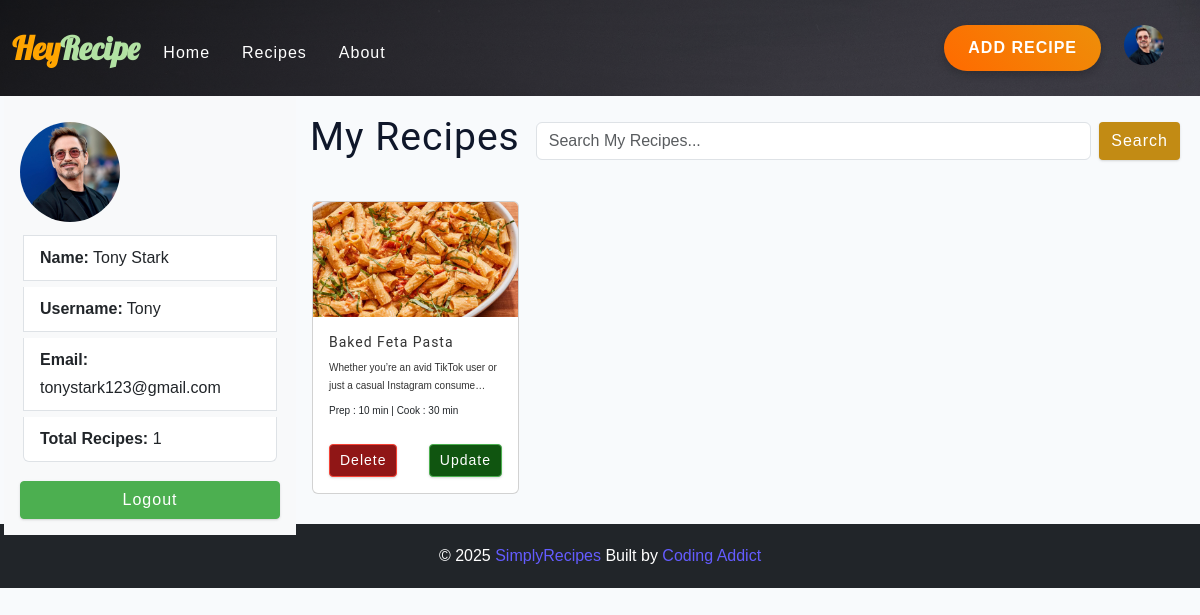
Page /profile/ (signed in) on the committed database.
### Base_app/models.py (models this page shows, shortened)
class UserProfile(models.Model):
    user = models.OneToOneField(User, on_delete=models.CASCADE)
    profile_image = models.ImageField(upload_to='profile_images/', blank=True, null=True)

class Recipe(models.Model):
    user = models.ForeignKey(User, on_delete=models.SET_NULL, null=True, blank=True)
    Recipe_name = models.CharField(max_length=100)
    Recipe_description = models.TextField()
    Recipe_ingridients = models.TextField(default='Not specified')
    Recipe_steps = models.TextField(default='Not specified')
    Recipe_prep_time = models.CharField(max_length=10)
    Recipe_cook_time = models.CharField(max_length=10, default='00:00')
    Recipe_yt_url = models.URLField(blank=True)
    Recipe_image = models.ImageField(upload_to='recipe_images/', blank=False)

### Base_app/views.py (the view)
# urls.py: path('profile/',ProfileView,name='Profile'),
@login_required
def ProfileView(request):
    user = request.user
    search_query = request.GET.get('search', '')
    recipes = Recipe.objects.filter(User=user, Recipe_name__icontains=search_query) if search_query else Recipe.objects.filter(user=user)
    return render(request, "profile.html", {'recipes': recipes})

### Templates/profile.html (shortened to what this page needs)
{% extends "base.html" %}
{% block main %}
<div class="container-fluid">
  <div class="row">
    <div class="col-md-3 px-1 alert-warning position-fixed d-none d-md-block" id="sticky-sidebar">
      <div class="nav flex-column flex-nowrap vh-50 overflow-auto text-white p-3 bg-light" id="sidebar">
        <ul class="list-group" style="margin-top:10px;">
          <img src="{% if request.user.userprofile.profile_image %}
              {{ MEDIA_URL }}{{ request.user.userprofile.profile_image }}
              {% else %}/static/img/user.png
              {% endif %}" alt="User Profile" class="rounded-circle" style="width: 100px; height: 100px; margin-bottom: 10px;">
          <li class="list-group-item border-10" style="margin: 3px;">
            <strong>Name:</strong> {{ request.user.first_name }} {{ request.user.last_name }}
          </li>
          <li class="list-group-item border-10" style="margin: 3px;">
            <strong>Username:</strong> {{ request.user.username }}
          </li>
          <li class="list-group-item border-10" style="margin: 3px;">
            <strong>Email:</strong> {{ request.user.email }}
          </li>
          <li class="list-group-item border-10" style="margin: 3px;">
            <strong>Total Recipes:</strong> {{ recipes.count }}
          </li>
        </ul>
        <a href="/logout/" class="btn btn-success w-100 mt-3">Logout</a>
      </div>
    </div>
  </div>
</div>
    <div class="col-md-9 offset-md-3 col-12" id="main">
      <div class="d-flex justify-content-between align-items-center mt-3">
        <h2 class="text-center text-md-start mb-2" style="margin-left: 10px;">My Recipes</h2>
        <form class="d-flex flex-grow-1 ms-3">
          <input type="text" class="form-control me-2 flex-grow-1" name="search" placeholder="Search My Recipes...">
          <button type="submit" class="btn btn-primary" style="background-color: #c28b14; border: none; margin-right: 20px;">Search</button>
        </form>
      </div>
      <section class="recipes-container" style="margin-top: 30px; margin-bottom: 30px;">
        <div class="container">
          <div class="row g-3">
            {% for i in recipes %}
            <div class="col-12 col-sm-6 col-md-4 col-lg-3">
              <div class="card">
                <img src="/media/{{i.Recipe_image}}" class="card-img-top" alt="{{i.Recipe_name}}" />
                <div class="card-body">
                  <h5 class="card-title" style="font-size: 14px;">{{i.Recipe_name}}</h5>
                  <p class="card-title" style="font-size: 10px;">{{i.Recipe_description|truncatechars:70}}</p>
                  <p class="card-text" style="font-size: 10px;">Prep : {{i.Recipe_prep_time}} | Cook :
                    {{i.Recipe_cook_time}}</p>
                  <div class="d-flex justify-content-between">
                    <button type="button"
                          class="btn btn-danger"
                          style="background-color:rgb(144, 22, 22);"
                          data-bs-toggle="modal"
                          data-bs-target="#confirmDeleteModal{{i.id}}">
                      Delete
                    </button>
                    <a href="/update-recipe/{{i.id}}/" class="btn btn-success"
                      style="background-color:rgb(16, 85, 16);">Update</a>
                  </div>
                </div>
              </div>
            </div>
            {% endfor %}
          </div>
        </div>
      </section>
    </div>
{% endblock main %}

### Templates/base.html (shortened to what this page needs)
<!DOCTYPE html>
<html lang="en">
<head>
    <link href="https://cdn.jsdelivr.net/npm/bootstrap@5.3.3/dist/css/bootstrap.min.css" rel="stylesheet">
    <link href="https://cdn.jsdelivr.net/npm/bootstrap-icons/font/bootstrap-icons.css" rel="stylesheet">
    <link rel="stylesheet" href="/static/css/normalize.css" />
    <link rel="stylesheet" href="https://cdnjs.cloudflare.com/ajax/libs/font-awesome/5.14.0/css/all.min.css" />
    <link rel="stylesheet" href="/static/css/style.css" />
    <link rel="stylesheet" href="/static/css/main.css" />
</head>
<body>
<nav class="navbar navbar-expand-lg navbar-light"
    style="background: rgba(0, 0, 0, 0.5); background-image: linear-gradient(135deg, rgba(0, 0, 0, 0.7), rgba(0, 0, 0, 0.3)), url('/static/img/bg_img9.jpg'); background-size: cover; padding: 1rem 0;">
    <div class="container-fluid">
        <a class="navbar-brand d-flex align-items-center">
            <span
                style="color: orange; white-space: nowrap; font-weight: bold; font-size: 32px; font-family: 'Lobster', cursive;">Hey</span>
            <span
                style="color: rgb(178, 226, 163); white-space: nowrap; font-weight: bold; font-size: 32px; font-family: 'Lobster', cursive;">Recipe</span>
        </a>
        <div class="collapse navbar-collapse" id="navbarNav">
            <ul class="navbar-nav" style="margin-top: 10px;">
                <li class="nav-item">
                    <a href="{% url 'Home' %}" class="nav-link text-center">Home</a>
                </li>
                <li class="nav-item">
                    <a href="{% url 'Recipes' %}" class="nav-link text-center">Recipes</a>
                </li>
                <li class="nav-item">
                    <a href="{% url 'About' %}" class="nav-link text-center">About</a>
                </li>
            </ul>
            <ul class="navbar-nav ms-auto">
                <li class="nav-item d-none d-lg-block">
                    <a href="{% url 'AddRecipe' %}" class="btn btn-primary custom-btn"
                        style="padding: .7rem 1.5rem; color: white; margin-right: 15px;">Add Recipe</a>
                </li>
                <li class="nav-item d-none d-lg-block">
                    <a href="{% url 'Profile' %}" class="nav-link">
                        <img src="{% if request.user.userprofile.profile_image %}
              {{ MEDIA_URL }}{{ request.user.userprofile.profile_image }}
              {% else %}/static/img/user.png
              {% endif %}" alt="User Profile" class="rounded-circle" style="width: 40px; height: 40px;">
                    </a>
                </li>
            </ul>
        </div>
    </div>
</nav>
    {% block main %}
    {% endblock main %}
    <footer class="page-footer bg-dark text-center py-3">
        <p>
            &copy; <span id="date"></span>
            <span class="footer-logo">SimplyRecipes</span> Built by
            <a href="https://www.johnsmilga.com/" target="_blank" rel="noopener noreferrer">Coding Addict</a>
        </p>
    </footer>
</body>
</html>

### Static/css/style.css (style rules this page uses)
html { font-size: 100%; }
:root { --primary-100: #e2e0ff; --primary-200: #c1beff; --primary-300: #a29dff; --primary-400: #837dff; --primary-500: #645cff; --primary-600: #504acc; --primary-700: #3c3799; --primary-800: #282566; --primary-900: #141233; --grey-50: #f8fafc; --grey-100: #f1f5f9; --grey-200: #e2e8f0; --grey-300: #cbd5e1; --grey-400: #94a3b8; --grey-500: #64748b; --grey-600: #475569; --grey-700: #334155; --grey-800: #1e293b; --grey-900: #0f172a; --black: #222; --white: #fff; --red-light: #f8d7da; --red-dark: #842029; --green-light: #d1e7dd; --green-dark: #0f5132; --headingFont: 'Roboto', sans-serif; --bodyFont: 'Nunito', sans-serif; --smallText: 0.7em; --backgroundColor: var(--grey-50); --textColor: var(--grey-900); --borderRadius: 0.25rem; --letterSpacing: 1px; --transition: 0.3s ease-in-out all; --max-width: 1120px; --fixed-width: 600px; --shadow-1: 0 1px 3px 0 rgba(0, 0, 0, 0.1), 0 1px 2px 0 rgba(0, 0, 0, 0.06); --shadow-2: 0 4px 6px -1px rgba(0, 0, 0, 0.1), 0 2px 4px -1px rgba(0, 0, 0, 0.06); --shadow-3: 0 10px 15px -3px rgba(0, 0, 0, 0.1), 0 4px 6px -2px rgba(0, 0, 0, 0.05); --shadow-4: 0 20px 25px -5px rgba(0, 0, 0, 0.1), 0 10px 10px -5px rgba(0, 0, 0, 0.04); }
body { background: var(--backgroundColor); font-family: var(--bodyFont); font-weight: 400; line-height: 1.75; color: var(--textColor); }
p { margin-top: 0; margin-bottom: 1.5rem; max-width: 40em; }
h1, h2, h3, h4, h5 { margin: 0; margin-bottom: 1.38rem; font-family: var(--headingFont); font-weight: 400; line-height: 1.3; text-transform: capitalize; letter-spacing: var(--letterSpacing); }
h2 { font-size: 2.441rem; }
h5 { font-size: 1.25rem; }
a { text-decoration: none; }
ul { list-style-type: none; padding: 0; }
.btn { cursor: pointer; color: var(--white); background: rgb(240, 131, 6); border: transparent; border-radius: var(--borderRadius); letter-spacing: var(--letterSpacing); padding: 0.375rem 0.75rem; box-shadow: var(--shadow-1); transition: var(--transtion); text-transform: capitalize; display: inline-block; }
::placeholder { font-family: inherit; color: var(--grey-400); }
.navbar { display: flex; align-items: center; justify-content: center; }
.nav-link { display: block; text-align: center; font-size: 1.25rem; text-transform: capitalize; color: white; letter-spacing: var(--letterSpacing); padding: 1rem 0; border-top: 1px solid var(--grey-500); transition: var(--transition); }
.navbar-brand span { font-weight: bold; font-size: 32px; color: #ffffff; }
@media screen and (min-width: 992px) { .navbar { height: 6rem; } }
@media screen and (min-width: 992px) { .nav-link { padding: 0; border-top: none; margin-right: 1rem; font-size: 1rem; } }
.page-footer { text-align: center; height: 4rem; display: flex; align-items: center; justify-content: center; background: var(--black); color: var(--white); }
.page-footer p { margin-bottom: 0; }
.page-footer .footer-logo, .page-footer a { color: var(--primary-500); }
.recipes-container { display: flex; justify-content: center; align-items: center; gap: 2rem 1rem; }
@media screen and (min-width: 992px) { .recipes-container { grid-template-columns: 200px 1fr; gap: 1rem; } }

### Static/css/main.css (style rules this page uses)
.custom-btn { border-radius: 30px; background: linear-gradient(45deg, #ff6a00, #ee8f09); font-weight: bold; text-transform: uppercase; box-shadow: 0 4px 8px rgba(0, 0, 0, 0.2); transition: all 0.3s ease-in-out; }
.navbar { background: rgba(0, 0, 0, 0.5); background-image: linear-gradient(135deg, rgba(0, 0, 0, 0.7), rgba(0, 0, 0, 0.3)), url('/static/img/bg_img9.jpg'); background-size: cover; transition: background 0.3s ease; }
.recipes-container .card-title { color: #333; }
.recipes-container .btn { font-size: 14px; padding: 5px 10px; }
.recipes-container .card { transition: transform 0.3s ease-in-out, box-shadow 0.3s ease-in-out; }
.btn-danger { background-color: #f44336; border: 1px solid #f44336; }
.btn-success { background-color: #4caf50; border: 1px solid #4caf50; }
#sticky-sidebar { transition: all 0.3s ease-in-out; }

### rows in the picture
Recipe: Recipe_image (picture), Recipe_name "Baked Feta Pasta", Recipe_description "Whether you’re an avid TikTok user or just a casual Instagram consume…", Recipe_prep_time "10 min", Recipe_cook_time "30 min"

### other values in the picture
{{ request.user.first_name }} "Tony"
{{ request.user.last_name }} "Stark"
{{ request.user.username }} "Tony"
{{ request.user.email }} "tonystark123@gmail.com"
{{ recipes.count }} "1"
